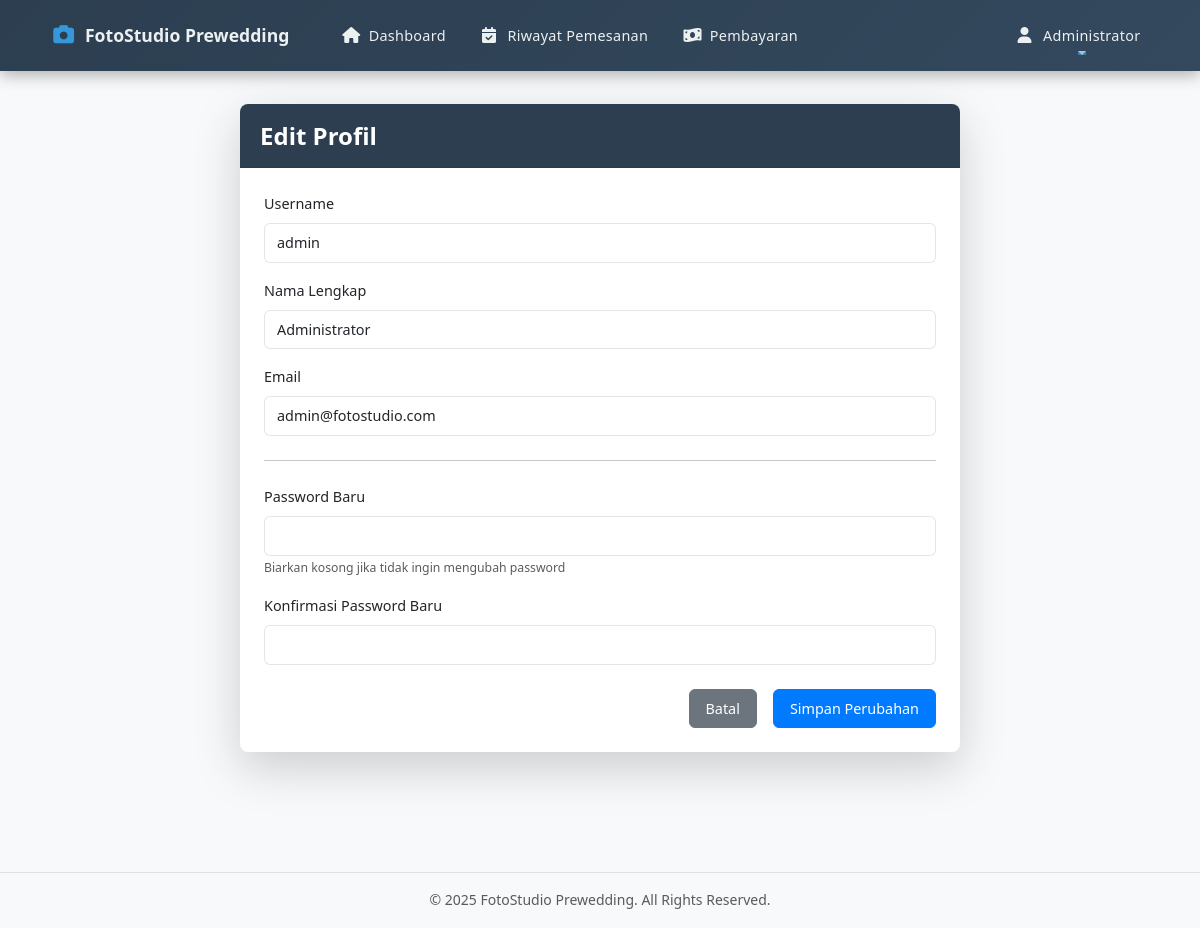
/users/edit (signed in), run on the app's committed database.
### tables this page shows
CREATE TABLE IF NOT EXISTS users (
    id INT(11) AUTO_INCREMENT PRIMARY KEY,
    username VARCHAR(50) NOT NULL UNIQUE,
    password VARCHAR(255) NOT NULL,
    nama_lengkap VARCHAR(100) NOT NULL,
    email VARCHAR(100) NOT NULL UNIQUE,
    telepon VARCHAR(15),
    alamat TEXT,
    role ENUM('admin', 'pelanggan') NOT NULL DEFAULT 'pelanggan',
    created_at TIMESTAMP DEFAULT CURRENT_TIMESTAMP,
    updated_at TIMESTAMP DEFAULT CURRENT_TIMESTAMP ON UPDATE CURRENT_TIMESTAMP
);

### public/index.php (called while the page is built, shortened)
<?php
$router = new Router();
$router->run();

### config/database.php (called while the page is built, shortened)
<?php
class Database {
    private $host = DB_HOST;
    private $user = DB_USER;
    private $pass = DB_PASS;
    private $dbname = DB_NAME;
    private $dbh;
    private $stmt;
    public function __construct() {
        $dsn = 'mysql:host=' . $this->host . ';dbname=' . $this->dbname;
        $options = array(
            PDO::ATTR_PERSISTENT => true,
            PDO::ATTR_ERRMODE => PDO::ERRMODE_EXCEPTION
        );
        try {
            $this->dbh = new PDO($dsn, $this->user, $this->pass, $options);
        } catch(PDOException $e) {
            $this->error = $e->getMessage();
            echo 'Database Connection Error: ' . $this->error;
        }
    }
    public function query($query) {
        $this->stmt = $this->dbh->prepare($query);
    }
    public function bind($param, $value, $type = null) {
        if(is_null($type)) {
            switch(true) {
                case is_int($value):
                    $type = PDO::PARAM_INT;
                    break;
            }
        }
        $this->stmt->bindValue($param, $value, $type);
    }
    public function execute() {
        return $this->stmt->execute();
    }
    public function single() {
        $this->execute();
        return $this->stmt->fetch(PDO::FETCH_OBJ);
    }
}

### models/User.php (called while the page is built, shortened)
<?php
class User {
    private $db;
    public function __construct() {
        $this->db = new Database;
    }
    public function getUserById($id) {
        $this->db->query('SELECT * FROM users WHERE id = :id');
        $this->db->bind(':id', $id);
        $user = $this->db->single();
        if ($user) {
            $user->nama = $user->nama_lengkap;
        }
        return $user;
    }
}

### views/users/edit.php (the view, shortened to what this page needs)
<div class="container">
    <div class="row">
        <div class="col-lg-8 mx-auto">
            <div class="card shadow-lg mb-5">
                <div class="card-header bg-primary text-white">
                    <h4 class="m-0">Edit Profil</h4>
                </div>
                <div class="card-body">
                    <form action="<?php echo BASE_URL; ?>/users/edit" method="post" class="needs-validation" novalidate>
                        <div class="mb-3">
                            <label for="username" class="form-label">Username</label>
                            <input type="text" class="form-control <?php echo (!empty($data['username_err'])) ? 'is-invalid' : ''; ?>" id="username" name="username" value="<?php echo $data['username']; ?>" required>
                        </div>
                        <div class="mb-3">
                            <label for="nama" class="form-label">Nama Lengkap</label>
                            <input type="text" class="form-control <?php echo (!empty($data['nama_err'])) ? 'is-invalid' : ''; ?>" id="nama" name="nama" value="<?php echo $data['nama']; ?>" required>
                        </div>
                        <div class="mb-3">
                            <label for="email" class="form-label">Email</label>
                            <input type="email" class="form-control <?php echo (!empty($data['email_err'])) ? 'is-invalid' : ''; ?>" id="email" name="email" value="<?php echo $data['email']; ?>" required>
                        </div>
                        <hr class="my-4">
                        <div class="mb-3">
                            <label for="password" class="form-label">Password Baru</label>
                            <input type="password" class="form-control <?php echo (!empty($data['password_err'])) ? 'is-invalid' : ''; ?>" id="password" name="password">
                            <small class="form-text text-muted">Biarkan kosong jika tidak ingin mengubah password</small>
                        </div>
                        <div class="mb-4">
                            <label for="confirm_password" class="form-label">Konfirmasi Password Baru</label>
                            <input type="password" class="form-control <?php echo (!empty($data['confirm_password_err'])) ? 'is-invalid' : ''; ?>" id="confirm_password" name="confirm_password">
                        </div>
                        <div class="d-grid gap-2 d-md-flex justify-content-md-end">
                            <a href="<?php echo BASE_URL; ?>/users/profile" class="btn btn-secondary me-md-2">Batal</a>
                            <button type="submit" class="btn btn-primary">Simpan Perubahan</button>
                        </div>
                    </form>
                </div>
            </div>
        </div>
    </div>
</div>

### public/css/style.css (style rules this page uses)
:root { --primary-color: #2c3e50; --secondary-color: #3498db; --accent-color: #e74c3c; --text-light: #ecf0f1; --text-dark: #2c3e50; --bg-light: #f8f9fa; --bg-dark: #343a40; --border-color: #dee2e6; --shadow-sm: 0 2px 4px rgba(0, 0, 0, 0.05); --shadow: 0 4px 6px rgba(0, 0, 0, 0.1); --shadow-lg: 0 10px 15px rgba(0, 0, 0, 0.1); --transition: all 0.3s ease; }
body { font-family: "Poppins", sans-serif; font-size: 14px; line-height: 1.6; color: var(--text-dark); background-color: var(--bg-light); padding-top: 0 !important; margin-top: 0 !important; }
h1, h2, h3, h4, h5, h6 { font-weight: 600; line-height: 1.3; margin-bottom: 1rem; }
.card { border: none; border-radius: 10px; box-shadow: var(--shadow); transition: var(--transition); overflow: hidden; }
.card-body { padding: 1.5rem; }
.btn { font-size: 0.9rem; font-weight: 500; padding: 0.5rem 1.5rem; border-radius: 5px; transition: var(--transition); }
.btn-primary { background-color: var(--primary-color); border-color: var(--primary-color); }
.form-control { font-size: 0.9rem; padding: 0.5rem 0.8rem; border-radius: 5px; border: 1px solid var(--border-color); transition: var(--transition); }
.form-label { font-size: 0.9rem; font-weight: 500; margin-bottom: 0.5rem; }
.bg-primary { background-color: var(--primary-color) !important; }
body { font-family: "Segoe UI", Tahoma, Geneva, Verdana, sans-serif; line-height: 1.6; color: #333; background-color: #f8f9fa; }
.card { transition: all 0.3s ease; border: none; box-shadow: 0 4px 8px rgba(0, 0, 0, 0.05); margin-bottom: 20px; border-radius: 8px; overflow: hidden; }
.card .card-header { font-weight: bold; padding: 1rem 1.25rem; }
.card .card-body { padding: 1.5rem; }
.form-control { border-radius: 4px; padding: 0.6rem 1rem; }
.btn { font-weight: 500; border-radius: 4px; padding: 0.5rem 1.25rem; transition: all 0.3s ease; }
.btn-primary { background-color: #007bff; border-color: #007bff; }

### public/css/dashboard.css (style rules this page uses)
:root { --primary: #007bff; --secondary: #6c757d; --success: #28a745; --info: #17a2b8; --warning: #ffc107; --danger: #dc3545; --light: #f8f9fa; --dark: #343a40; }
body { font-family: "Segoe UI", sans-serif; font-size: 14px; line-height: 1.6; color: #333; background-color: #f8f9fa; }
.card { border: none; border-radius: 8px; box-shadow: 0 2px 4px rgba(0, 0, 0, 0.05); margin-bottom: 1rem; }
.card-header { background-color: #fff; border-bottom: 1px solid rgba(0, 0, 0, 0.05); padding: 1rem; }
.card-body { padding: 1rem; }
.btn { font-size: 0.9rem; font-weight: 500; padding: 0.5rem 1rem; border-radius: 6px; }
.form-control { font-size: 0.9rem; padding: 0.5rem 0.75rem; border-radius: 6px; border: 1px solid rgba(0, 0, 0, 0.1); }
.form-label { font-size: 0.9rem; font-weight: 500; margin-bottom: 0.5rem; }
.shadow-lg { box-shadow: 0 4px 6px rgba(0, 0, 0, 0.1); }

### data on the page
users: username "admin", nama "Administrator", email "admin@fotostudio.com"

### other printed values
APP_NAME "FotoStudio Prewedding"
$_SESSION['nama'] "Administrator"
